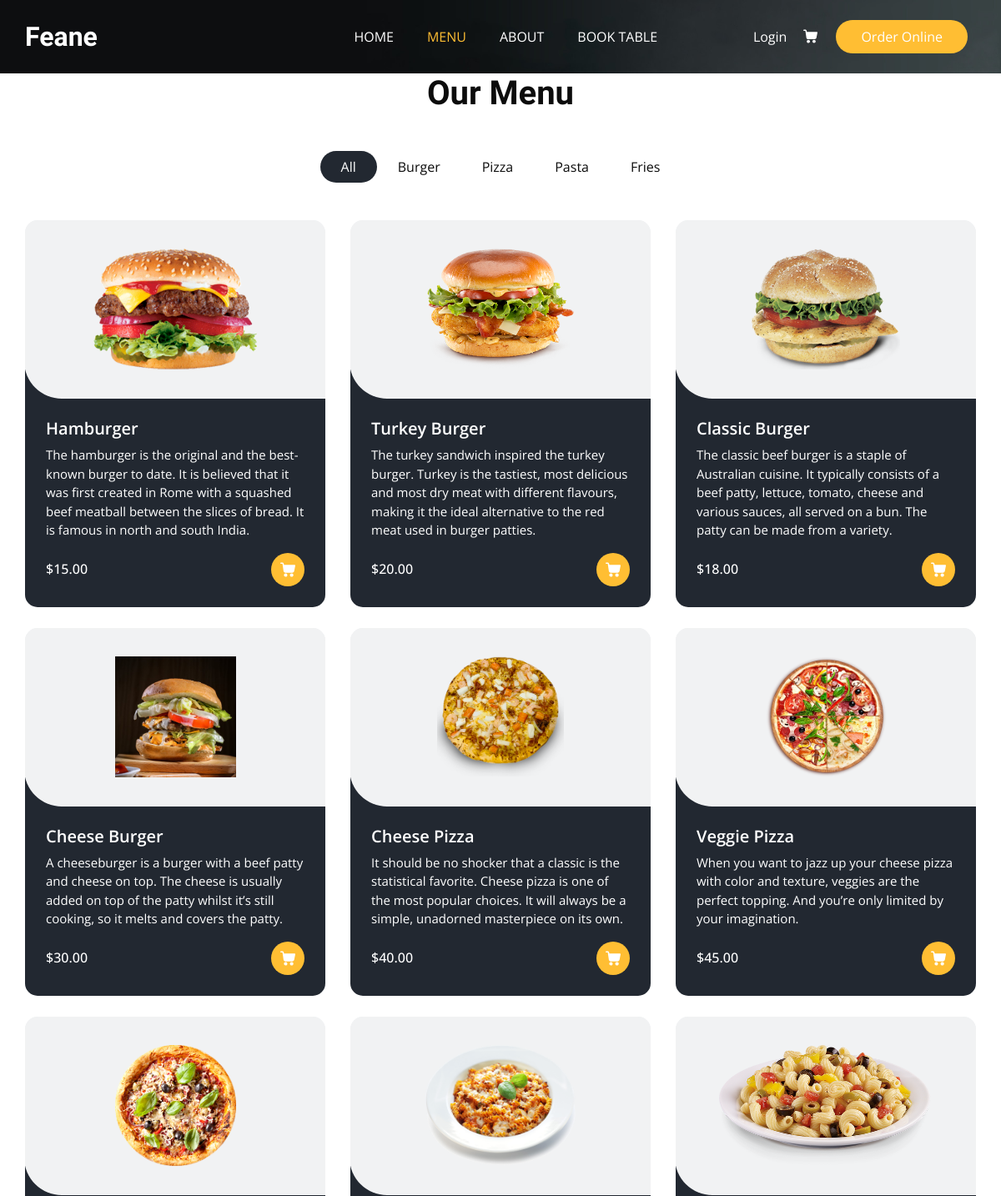
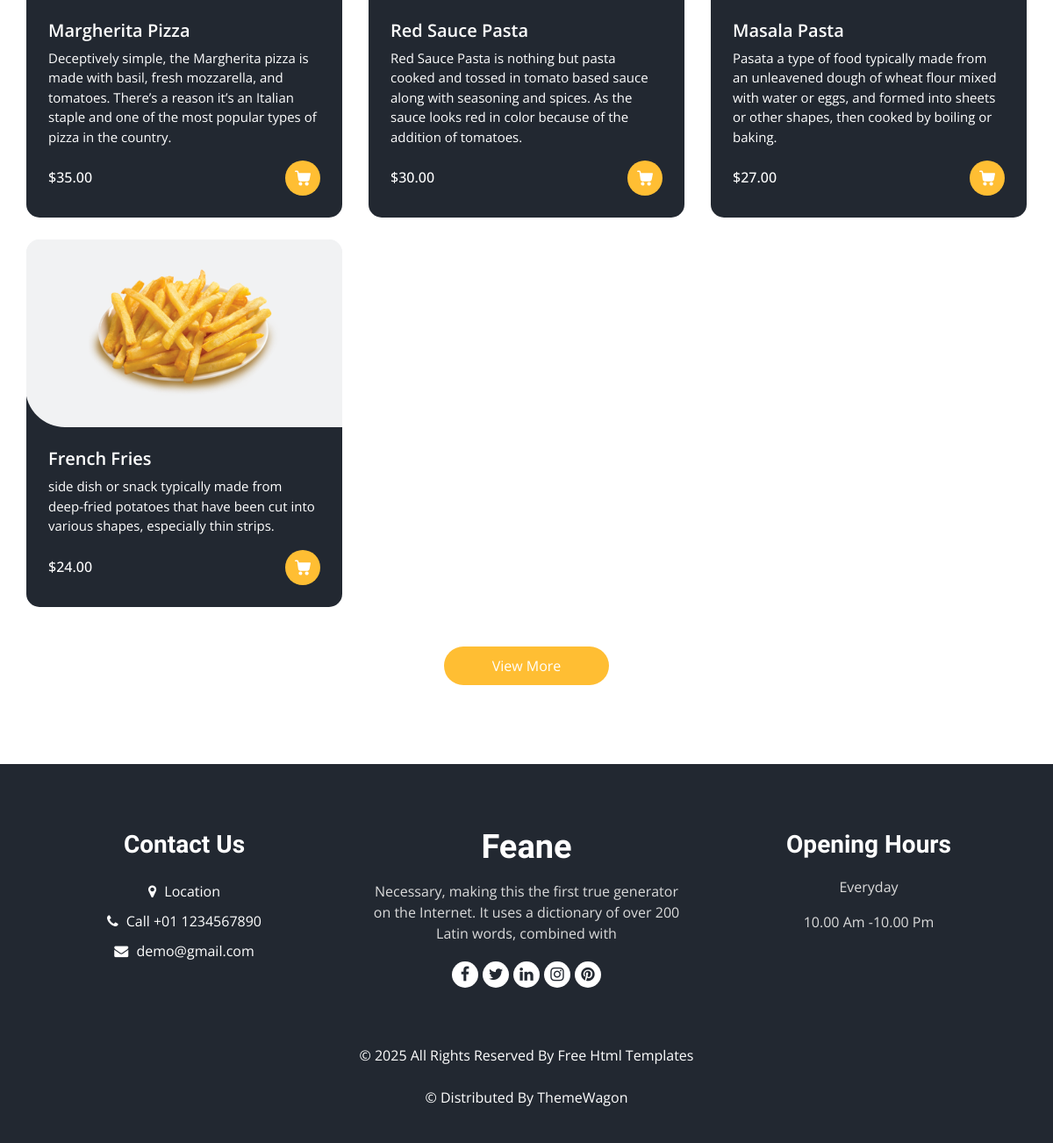
The app's page /menu/ with its own data (2 pictures, top to bottom).
### Base_App/models.py (models this page shows, shortened)
class Category(models.Model):
    name = models.CharField(max_length=50,unique=True)
    def __str__(self):
        return self.name

class Dish(models.Model):
    name = models.CharField(max_length=50)
    description = models.TextField()
    price = models.DecimalField(max_digits=6,decimal_places=2)
    image = models.ImageField(upload_to='dishes/')
    category = models.ForeignKey(Category,on_delete=models.CASCADE,related_name='dishes')

### Base_App/views.py (the view)
# urls.py: path('menu/',menu,name='menu'),
def menu(request):
    categorys = Category.objects.all()
    dishes = Dish.objects.all()
    return render(request,'menu.html',{'categorys':categorys,'dishes':dishes})

### templates/menu.html (shortened to what this page needs)
{% extends "base.html" %}
{% block class %}
class="sub_page"
{% endblock class %}
{% block menu_active %}
active
{% endblock %}
{% block food %}
  <section class="food_section layout_padding-bottom">
    <div class="container">
      <div class="heading_container heading_center">
        <h2>
          Our Menu
        </h2>
      </div>
      <ul class="filters_menu">
        <li class="active" data-filter="*">All</li>
        {% for category in categorys %}
        <li data-filter=".{{category.name}}">{{category.name}}</li>
        {% endfor %}
      </ul>
      <div class="filters-content">
        <div class="row grid">
          {% for dish in dishes %}
          <div class="col-sm-6 col-lg-4 all {{dish.category}}">
            <div class="box">
              <div>
                <div class="img-box">
                  <img src="{{dish.image.url}}" alt="">
                </div>
                <div class="detail-box">
                  <h5>
                    {{dish.name}}
                  </h5>
                  <p>
                    {{dish.description}}
                  </p>
                  <div class="options">
                    <h6>
                      ${{dish.price}}
                    </h6>
                    <a href="{% url 'add_to_cart' dish.id %}">
                    </a>
                  </div>
                </div>
              </div>
            </div>
          </div>
          {% endfor %}
        </div>
      </div>
      <div class="btn-box">
        <a href="">
          View More
        </a>
      </div>
    </div>
  </section>
{% endblock food %}

### templates/base.html (shortened to what this page needs)
{% load static %}
<!DOCTYPE html>
<html>
<head>
  <link rel="stylesheet" type="text/css" href="{% static 'css/bootstrap.css'%}" />
  <link rel="stylesheet" type="text/css" href="https://cdnjs.cloudflare.com/ajax/libs/OwlCarousel2/2.3.4/assets/owl.carousel.min.css" />
  <link rel="stylesheet" href="https://cdnjs.cloudflare.com/ajax/libs/jquery-nice-select/1.1.0/css/nice-select.min.css" />
  <link href="{% static 'css/font-awesome.min.css'%}" rel="stylesheet" />
  <link href="{% static 'css/style.css'%}" rel="stylesheet" />
  <link href="{% static 'css/responsive.css'%}" rel="stylesheet" />
</head>
<body {% block class %} {% endblock class %}>
  <div class="hero_area">
    <div class="bg-box">
      <img src="{% static 'images/hero-bg.jpg'%}" alt="">
    </div>
    <header class="header_section">
      <div class="container">
        <nav class="navbar navbar-expand-lg custom_nav-container ">
          <a class="navbar-brand" href="{% url 'home' %}">
            <span>
              Feane
            </span>
          </a>
          <div class="collapse navbar-collapse" id="navbarSupportedContent">
            <ul class="navbar-nav  mx-auto ">
              <li class="nav-item {% block home_active %}{% endblock %}">
                <a class="nav-link" href="{% url 'home' %}">Home <span class="sr-only">(current)</span></a>
              </li>
              <li class="nav-item {% block menu_active %}{% endblock %}">
                <a class="nav-link" href="{% url 'menu' %}">Menu</a>
              </li>
              <li class="nav-item {% block about_active %}{% endblock %}">
                <a class="nav-link" href="{% url 'about' %}">About</a>
              </li>
              <li class="nav-item {% block book_active %}{% endblock %}">
                <a class="nav-link" href="{% url 'book' %}">Book Table</a>
              </li>
            </ul>
            <div class="user_option">
              {% if user.is_authenticated %}
              <form action="{% url 'logout' %}" method="post">
                {% csrf_token %}
                <button class="user_link" style="background:inherit;border:none" type="submit">
                    Logout
                </button>
              </form>
              {% else %}
              <a href="{% url 'login'%}" class="user_link">
                Login
              </a>
              {% endif %}
              <a class="cart_link" href="{% url 'cart'%}">
              </a>
              <a href="{% url 'order_list'%}" class="order_online">
                Order Online
              </a>
            </div>
          </div>
        </nav>
      </div>
    </header>
  </div>
  {% block food %}
  {% endblock food %}
  <footer class="footer_section">
    <div class="container">
      <div class="row">
        <div class="col-md-4 footer-col">
          <div class="footer_contact">
            <h4>
              Contact Us
            </h4>
            <div class="contact_link_box">
              <a href="">
                <i class="fa fa-map-marker" aria-hidden="true"></i>
                <span>
                  Location
                </span>
              </a>
              <a href="">
                <i class="fa fa-phone" aria-hidden="true"></i>
                <span>
                  Call +01 1234567890
                </span>
              </a>
              <a href="">
                <i class="fa fa-envelope" aria-hidden="true"></i>
                <span>
                  demo@gmail.com
                </span>
              </a>
            </div>
          </div>
        </div>
        <div class="col-md-4 footer-col">
          <div class="footer_detail">
            <a href="" class="footer-logo">
              Feane
            </a>
            <p>
              Necessary, making this the first true generator on the Internet. It uses a dictionary of over 200 Latin words, combined with
            </p>
            <div class="footer_social">
              <a href="">
                <i class="fa fa-facebook" aria-hidden="true"></i>
              </a>
              <a href="">
                <i class="fa fa-twitter" aria-hidden="true"></i>
              </a>
              <a href="">
                <i class="fa fa-linkedin" aria-hidden="true"></i>
              </a>
              <a href="">
                <i class="fa fa-instagram" aria-hidden="true"></i>
              </a>
              <a href="">
                <i class="fa fa-pinterest" aria-hidden="true"></i>
              </a>
            </div>
          </div>
        </div>
        <div class="col-md-4 footer-col">
          <h4>
            Opening Hours
          </h4>
          <p>
            Everyday
          </p>
          <p>
            10.00 Am -10.00 Pm
          </p>
        </div>
      </div>
      <div class="footer-info">
        <p>
          &copy; <span id="displayYear"></span> All Rights Reserved By
          <a href="https://html.design/">Free Html Templates</a><br><br>
          &copy;  Distributed By
          <a href="https://themewagon.com/" target="_blank">ThemeWagon</a>
        </p>
      </div>
    </div>
  </footer>
</body>
</html>

### static/css/responsive.css (style rules this page uses)
@media (min-width: 1200px) { .container { max-width: 1170px; } }

### records on screen
Category: name "Burger"
Category: name "Pizza"
Category: name "Pasta"
Category: name "Fries"
Dish: image (picture), name "Hamburger", description "The hamburger is the original and the best-known burger to date. It is believed that it was first created in Rome with a squashed beef meatball between the slices of bread. It is famous in north and south India.", price "15.00"
Dish: image (picture), name "Turkey Burger", description "The turkey sandwich inspired the turkey burger. Turkey is the tastiest, most delicious and most dry meat with different flavours, making it the ideal alternative to the red meat used in burger patties.", price "20.00"
Dish: image (picture), name "Classic Burger", description "The classic beef burger is a staple of Australian cuisine. It typically consists of a beef patty, lettuce, tomato, cheese and various sauces, all served on a bun. The patty can be made from a variety.", price "18.00"
Dish: image (picture), name "Cheese Burger", description "A cheeseburger is a burger with a beef patty and cheese on top. The cheese is usually added on top of the patty whilst it’s still cooking, so it melts and covers the patty.", price "30.00"
Dish: image (picture), name "Cheese Pizza", description "It should be no shocker that a classic is the statistical favorite. Cheese pizza is one of the most popular choices. It will always be a simple, unadorned masterpiece on its own.", price "40.00"
Dish: image (picture), name "Veggie Pizza", description "When you want to jazz up your cheese pizza with color and texture, veggies are the perfect topping. And you’re only limited by your imagination.", price "45.00"
Dish: image (picture), name "Margherita Pizza", description "Deceptively simple, the Margherita pizza is made with basil, fresh mozzarella, and tomatoes. There’s a reason it’s an Italian staple and one of the most popular types of pizza in the country.", price "35.00"
Dish: image (picture), name "Red Sauce Pasta", description "Red Sauce Pasta is nothing but pasta cooked and tossed in tomato based sauce along with seasoning and spices. As the sauce looks red in color because of the addition of tomatoes.", price "30.00"
Dish: image (picture), name "Masala Pasta", description "Pasata a type of food typically made from an unleavened dough of wheat flour mixed with water or eggs, and formed into sheets or other shapes, then cooked by boiling or baking.", price "27.00"
Dish: image (picture), name "French Fries", description "side dish or snack typically made from deep-fried potatoes that have been cut into various shapes, especially thin strips.", price "24.00"
